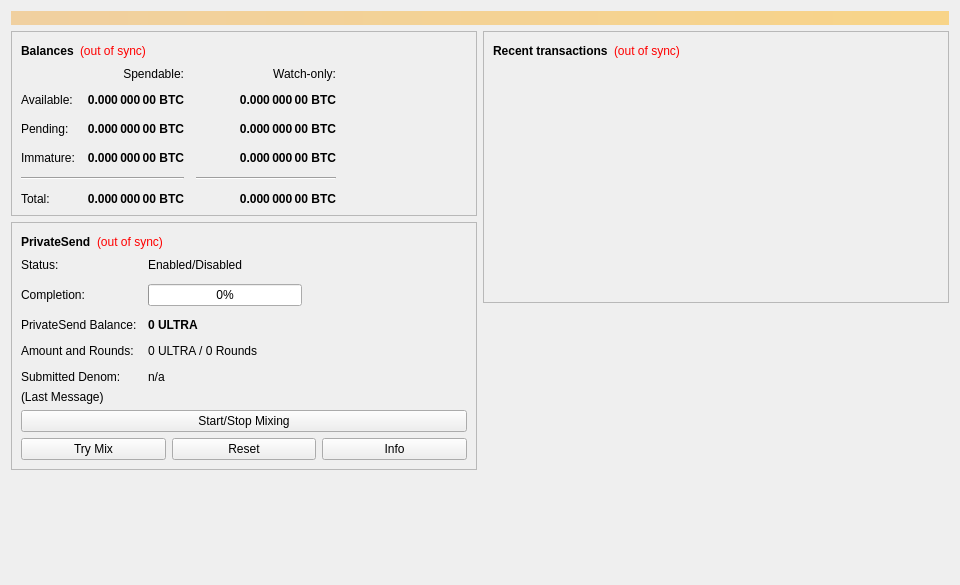
<?xml version="1.0" encoding="UTF-8"?>
<ui version="4.0">
 <class>OverviewPage</class>
 <widget class="QWidget" name="OverviewPage">
  <property name="geometry">
   <rect>
    <x>0</x>
    <y>0</y>
    <width>960</width>
    <height>585</height>
   </rect>
  </property>
  <property name="minimumSize">
   <size>
    <width>960</width>
    <height>0</height>
   </size>
  </property>
  <property name="windowTitle">
   <string>Form</string>
  </property>
  <layout class="QVBoxLayout" name="topLayout">
   <item>
    <widget class="QLabel" name="labelAlerts">
     <property name="visible">
      <bool>false</bool>
     </property>
     <property name="styleSheet">
      <string notr="true">background-color: qlineargradient(x1: 0, y1: 0, x2: 1, y2: 0, stop:0 #F0D0A0, stop:1 #F8D488); color:#000000;</string>
     </property>
     <property name="wordWrap">
      <bool>true</bool>
     </property>
     <property name="margin">
      <number>3</number>
     </property>
    </widget>
   </item>
   <item>
    <layout class="QHBoxLayout" name="horizontalLayout" stretch="1,1">
     <item>
      <layout class="QVBoxLayout" name="verticalLayout_2">
       <item>
        <widget class="QFrame" name="frame">
         <property name="frameShape">
          <enum>QFrame::StyledPanel</enum>
         </property>
         <property name="frameShadow">
          <enum>QFrame::Raised</enum>
         </property>
         <layout class="QVBoxLayout" name="verticalLayout_4">
          <item>
           <layout class="QHBoxLayout" name="horizontalLayout_4">
            <item>
             <widget class="QLabel" name="label_5">
              <property name="font">
               <font>
                <weight>75</weight>
                <bold>true</bold>
               </font>
              </property>
              <property name="text">
               <string>Balances</string>
              </property>
             </widget>
            </item>
            <item>
             <widget class="QLabel" name="labelWalletStatus">
              <property name="toolTip">
               <string>The displayed information may be out of date. Your wallet automatically synchronizes with the Ultranatum network after a connection is established, but this process has not completed yet.</string>
              </property>
              <property name="styleSheet">
               <string notr="true">QLabel { color: red; }</string>
              </property>
              <property name="text">
               <string notr="true">(out of sync)</string>
              </property>
              <property name="alignment">
               <set>Qt::AlignLeading|Qt::AlignLeft|Qt::AlignVCenter</set>
              </property>
             </widget>
            </item>
            <item>
             <spacer name="horizontalSpacer_3">
              <property name="orientation">
               <enum>Qt::Horizontal</enum>
              </property>
              <property name="sizeHint" stdset="0">
               <size>
                <width>40</width>
                <height>20</height>
               </size>
              </property>
             </spacer>
            </item>
           </layout>
          </item>
          <item>
           <layout class="QGridLayout" name="gridLayout">
            <property name="spacing">
             <number>12</number>
            </property>
            <item row="2" column="2">
             <widget class="QLabel" name="labelWatchPending">
              <property name="font">
               <font>
                <weight>75</weight>
                <bold>true</bold>
               </font>
              </property>
              <property name="cursor">
               <cursorShape>IBeamCursor</cursorShape>
              </property>
              <property name="toolTip">
               <string>Unconfirmed transactions to watch-only addresses</string>
              </property>
              <property name="text">
               <string notr="true">0.000 000 00 BTC</string>
              </property>
              <property name="alignment">
               <set>Qt::AlignRight|Qt::AlignTrailing|Qt::AlignVCenter</set>
              </property>
              <property name="textInteractionFlags">
               <set>Qt::LinksAccessibleByMouse|Qt::TextSelectableByKeyboard|Qt::TextSelectableByMouse</set>
              </property>
             </widget>
            </item>
            <item row="2" column="1">
             <widget class="QLabel" name="labelUnconfirmed">
              <property name="font">
               <font>
                <weight>75</weight>
                <bold>true</bold>
               </font>
              </property>
              <property name="cursor">
               <cursorShape>IBeamCursor</cursorShape>
              </property>
              <property name="toolTip">
               <string>Total of transactions that have yet to be confirmed, and do not yet count toward the spendable balance</string>
              </property>
              <property name="text">
               <string notr="true">0.000 000 00 BTC</string>
              </property>
              <property name="alignment">
               <set>Qt::AlignRight|Qt::AlignTrailing|Qt::AlignVCenter</set>
              </property>
              <property name="textInteractionFlags">
               <set>Qt::LinksAccessibleByMouse|Qt::TextSelectableByKeyboard|Qt::TextSelectableByMouse</set>
              </property>
             </widget>
            </item>
            <item row="3" column="2">
             <widget class="QLabel" name="labelWatchImmature">
              <property name="font">
               <font>
                <weight>75</weight>
                <bold>true</bold>
               </font>
              </property>
              <property name="cursor">
               <cursorShape>IBeamCursor</cursorShape>
              </property>
              <property name="toolTip">
               <string>Mined balance in watch-only addresses that has not yet matured</string>
              </property>
              <property name="text">
               <string notr="true">0.000 000 00 BTC</string>
              </property>
              <property name="alignment">
               <set>Qt::AlignRight|Qt::AlignTrailing|Qt::AlignVCenter</set>
              </property>
              <property name="textInteractionFlags">
               <set>Qt::LinksAccessibleByMouse|Qt::TextSelectableByKeyboard|Qt::TextSelectableByMouse</set>
              </property>
             </widget>
            </item>
            <item row="4" column="0" colspan="2">
             <widget class="Line" name="lineSpendableBalance">
              <property name="orientation">
               <enum>Qt::Horizontal</enum>
              </property>
             </widget>
            </item>
            <item row="4" column="2">
             <widget class="Line" name="lineWatchBalance">
              <property name="sizePolicy">
               <sizepolicy hsizetype="Preferred" vsizetype="Fixed">
                <horstretch>0</horstretch>
                <verstretch>0</verstretch>
               </sizepolicy>
              </property>
              <property name="minimumSize">
               <size>
                <width>140</width>
                <height>0</height>
               </size>
              </property>
              <property name="orientation">
               <enum>Qt::Horizontal</enum>
              </property>
             </widget>
            </item>
            <item row="5" column="0">
             <widget class="QLabel" name="labelTotalText">
              <property name="text">
               <string>Total:</string>
              </property>
             </widget>
            </item>
            <item row="3" column="1">
             <widget class="QLabel" name="labelImmature">
              <property name="font">
               <font>
                <weight>75</weight>
                <bold>true</bold>
               </font>
              </property>
              <property name="cursor">
               <cursorShape>IBeamCursor</cursorShape>
              </property>
              <property name="toolTip">
               <string>Mined balance that has not yet matured</string>
              </property>
              <property name="text">
               <string notr="true">0.000 000 00 BTC</string>
              </property>
              <property name="alignment">
               <set>Qt::AlignRight|Qt::AlignTrailing|Qt::AlignVCenter</set>
              </property>
              <property name="textInteractionFlags">
               <set>Qt::LinksAccessibleByMouse|Qt::TextSelectableByKeyboard|Qt::TextSelectableByMouse</set>
              </property>
             </widget>
            </item>
            <item row="2" column="3">
             <spacer name="horizontalSpacer_2">
              <property name="orientation">
               <enum>Qt::Horizontal</enum>
              </property>
              <property name="sizeHint" stdset="0">
               <size>
                <width>40</width>
                <height>20</height>
               </size>
              </property>
             </spacer>
            </item>
            <item row="3" column="0">
             <widget class="QLabel" name="labelImmatureText">
              <property name="text">
               <string>Immature:</string>
              </property>
             </widget>
            </item>
            <item row="5" column="1">
             <widget class="QLabel" name="labelTotal">
              <property name="font">
               <font>
                <weight>75</weight>
                <bold>true</bold>
               </font>
              </property>
              <property name="cursor">
               <cursorShape>IBeamCursor</cursorShape>
              </property>
              <property name="toolTip">
               <string>Your current total balance</string>
              </property>
              <property name="text">
               <string notr="true">0.000 000 00 BTC</string>
              </property>
              <property name="alignment">
               <set>Qt::AlignRight|Qt::AlignTrailing|Qt::AlignVCenter</set>
              </property>
              <property name="textInteractionFlags">
               <set>Qt::LinksAccessibleByMouse|Qt::TextSelectableByKeyboard|Qt::TextSelectableByMouse</set>
              </property>
             </widget>
            </item>
            <item row="5" column="2">
             <widget class="QLabel" name="labelWatchTotal">
              <property name="font">
               <font>
                <weight>75</weight>
                <bold>true</bold>
               </font>
              </property>
              <property name="cursor">
               <cursorShape>IBeamCursor</cursorShape>
              </property>
              <property name="toolTip">
               <string>Current total balance in watch-only addresses</string>
              </property>
              <property name="text">
               <string notr="true">0.000 000 00 BTC</string>
              </property>
              <property name="alignment">
               <set>Qt::AlignRight|Qt::AlignTrailing|Qt::AlignVCenter</set>
              </property>
              <property name="textInteractionFlags">
               <set>Qt::LinksAccessibleByMouse|Qt::TextSelectableByKeyboard|Qt::TextSelectableByMouse</set>
              </property>
             </widget>
            </item>
            <item row="0" column="2">
             <widget class="QLabel" name="labelWatchonly">
              <property name="text">
               <string>Watch-only:</string>
              </property>
              <property name="alignment">
               <set>Qt::AlignRight|Qt::AlignTrailing|Qt::AlignVCenter</set>
              </property>
             </widget>
            </item>
            <item row="1" column="0">
             <widget class="QLabel" name="labelBalanceText">
              <property name="text">
               <string>Available:</string>
              </property>
             </widget>
            </item>
            <item row="1" column="1">
             <widget class="QLabel" name="labelBalance">
              <property name="font">
               <font>
                <weight>75</weight>
                <bold>true</bold>
               </font>
              </property>
              <property name="cursor">
               <cursorShape>IBeamCursor</cursorShape>
              </property>
              <property name="toolTip">
               <string>Your current spendable balance</string>
              </property>
              <property name="text">
               <string notr="true">0.000 000 00 BTC</string>
              </property>
              <property name="alignment">
               <set>Qt::AlignRight|Qt::AlignTrailing|Qt::AlignVCenter</set>
              </property>
              <property name="textInteractionFlags">
               <set>Qt::LinksAccessibleByMouse|Qt::TextSelectableByKeyboard|Qt::TextSelectableByMouse</set>
              </property>
             </widget>
            </item>
            <item row="1" column="2">
             <widget class="QLabel" name="labelWatchAvailable">
              <property name="font">
               <font>
                <weight>75</weight>
                <bold>true</bold>
               </font>
              </property>
              <property name="cursor">
               <cursorShape>IBeamCursor</cursorShape>
              </property>
              <property name="toolTip">
               <string>Your current balance in watch-only addresses</string>
              </property>
              <property name="text">
               <string notr="true">0.000 000 00 BTC</string>
              </property>
              <property name="alignment">
               <set>Qt::AlignRight|Qt::AlignTrailing|Qt::AlignVCenter</set>
              </property>
              <property name="textInteractionFlags">
               <set>Qt::LinksAccessibleByMouse|Qt::TextSelectableByKeyboard|Qt::TextSelectableByMouse</set>
              </property>
             </widget>
            </item>
            <item row="2" column="0">
             <widget class="QLabel" name="labelPendingText">
              <property name="text">
               <string>Pending:</string>
              </property>
             </widget>
            </item>
            <item row="0" column="1">
             <widget class="QLabel" name="labelSpendable">
              <property name="text">
               <string>Spendable:</string>
              </property>
              <property name="alignment">
               <set>Qt::AlignRight|Qt::AlignTrailing|Qt::AlignVCenter</set>
              </property>
             </widget>
            </item>
           </layout>
          </item>
         </layout>
        </widget>
       </item>
       <item>
        <widget class="QFrame" name="framePrivateSend">
         <property name="layoutDirection">
          <enum>Qt::LeftToRight</enum>
         </property>
         <property name="frameShape">
          <enum>QFrame::StyledPanel</enum>
         </property>
         <property name="frameShadow">
          <enum>QFrame::Raised</enum>
         </property>
         <layout class="QVBoxLayout" name="VerticalLayout_PS1">
          <item>
           <layout class="QHBoxLayout" name="horizontalLayout_5">
            <item>
             <widget class="QLabel" name="labelPrivateSendHeader">
              <property name="font">
               <font>
                <weight>75</weight>
                <bold>true</bold>
               </font>
              </property>
              <property name="text">
               <string>PrivateSend</string>
              </property>
             </widget>
            </item>
            <item>
             <widget class="QLabel" name="labelPrivateSendSyncStatus">
              <property name="toolTip">
               <string>The displayed information may be out of date. Your wallet automatically synchronizes with the Ultranatum network after a connection is established, but this process has not completed yet.</string>
              </property>
              <property name="styleSheet">
               <string notr="true">QLabel { color: red; }</string>
              </property>
              <property name="text">
               <string notr="true">(out of sync)</string>
              </property>
              <property name="alignment">
               <set>Qt::AlignLeading|Qt::AlignLeft|Qt::AlignVCenter</set>
              </property>
             </widget>
            </item>
            <item>
             <spacer name="horizontalSpacer_4">
              <property name="orientation">
               <enum>Qt::Horizontal</enum>
              </property>
              <property name="sizeHint" stdset="0">
               <size>
                <width>40</width>
                <height>20</height>
               </size>
              </property>
             </spacer>
            </item>
           </layout>
          </item>
          <item>
           <layout class="QFormLayout" name="privateSendFormLayout">
            <property name="fieldGrowthPolicy">
             <enum>QFormLayout::AllNonFixedFieldsGrow</enum>
            </property>
            <property name="horizontalSpacing">
             <number>11</number>
            </property>
            <property name="verticalSpacing">
             <number>12</number>
            </property>
            <item row="0" column="0">
             <widget class="QLabel" name="labelPrivateSendEnabledText">
              <property name="text">
               <string>Status:</string>
              </property>
             </widget>
            </item>
            <item row="0" column="1">
             <widget class="QLabel" name="labelPrivateSendEnabled">
              <property name="text">
               <string>Enabled/Disabled</string>
              </property>
             </widget>
            </item>
            <item row="1" column="0">
             <widget class="QLabel" name="labelCompletitionText">
              <property name="text">
               <string>Completion:</string>
              </property>
             </widget>
            </item>
            <item row="1" column="1">
             <widget class="QProgressBar" name="privateSendProgress">
              <property name="maximumSize">
               <size>
                <width>154</width>
                <height>16777215</height>
               </size>
              </property>
              <property name="value">
               <number>0</number>
              </property>
             </widget>
            </item>
            <item row="2" column="0">
             <widget class="QLabel" name="labelAnonymizedText">
              <property name="text">
               <string>PrivateSend Balance:</string>
              </property>
             </widget>
            </item>
            <item row="2" column="1">
             <widget class="QLabel" name="labelAnonymized">
              <property name="font">
               <font>
                <weight>75</weight>
                <bold>true</bold>
               </font>
              </property>
              <property name="text">
               <string notr="true">0 ULTRA</string>
              </property>
             </widget>
            </item>
            <item row="3" column="0">
             <widget class="QLabel" name="labelAmountAndRoundsText">
              <property name="text">
               <string>Amount and Rounds:</string>
              </property>
             </widget>
            </item>
            <item row="3" column="1">
             <widget class="QLabel" name="labelAmountRounds">
              <property name="text">
               <string>0 ULTRA / 0 Rounds</string>
              </property>
             </widget>
            </item>
            <item row="4" column="0">
             <widget class="QLabel" name="labelSubmittedDenomText">
              <property name="text">
               <string>Submitted Denom:</string>
              </property>
             </widget>
            </item>
            <item row="4" column="1">
             <widget class="QLabel" name="labelSubmittedDenom">
              <property name="toolTip">
               <string>The denominations you submitted to the Masternode.&lt;br&gt;To mix, other users must submit the exact same denominations.</string>
              </property>
              <property name="text">
               <string>n/a</string>
              </property>
             </widget>
            </item>
           </layout>
          </item>
          <item>
           <layout class="QVBoxLayout" name="VerticalLayout_PS">
            <item>
             <widget class="QLabel" name="labelPrivateSendLastMessage">
              <property name="text">
               <string>(Last Message)</string>
              </property>
              <property name="alignment">
               <set>Qt::AlignLeading|Qt::AlignLeft|Qt::AlignTop</set>
              </property>
              <property name="wordWrap">
               <bool>true</bool>
              </property>
             </widget>
            </item>
            <item>
             <widget class="QPushButton" name="togglePrivateSend">
              <property name="sizePolicy">
               <sizepolicy hsizetype="MinimumExpanding" vsizetype="Fixed">
                <horstretch>0</horstretch>
                <verstretch>0</verstretch>
               </sizepolicy>
              </property>
              <property name="text">
               <string>Start/Stop Mixing</string>
              </property>
             </widget>
            </item>
            <item>
             <layout class="QHBoxLayout" name="horizontalLayout_debugbuttons">
              <item>
               <widget class="QPushButton" name="privateSendAuto">
                <property name="sizePolicy">
                 <sizepolicy hsizetype="MinimumExpanding" vsizetype="Fixed">
                  <horstretch>0</horstretch>
                  <verstretch>0</verstretch>
                 </sizepolicy>
                </property>
                <property name="toolTip">
                 <string>Try to manually submit a PrivateSend request.</string>
                </property>
                <property name="text">
                 <string>Try Mix</string>
                </property>
               </widget>
              </item>
              <item>
               <widget class="QPushButton" name="privateSendReset">
                <property name="sizePolicy">
                 <sizepolicy hsizetype="MinimumExpanding" vsizetype="Fixed">
                  <horstretch>0</horstretch>
                  <verstretch>0</verstretch>
                 </sizepolicy>
                </property>
                <property name="toolTip">
                 <string>Reset the current status of PrivateSend (can interrupt PrivateSend if it's in the process of Mixing, which can cost you money!)</string>
                </property>
                <property name="autoFillBackground">
                 <bool>false</bool>
                </property>
                <property name="text">
                 <string>Reset</string>
                </property>
               </widget>
              </item>
              <item>
               <widget class="QPushButton" name="privateSendInfo">
                <property name="sizePolicy">
                 <sizepolicy hsizetype="MinimumExpanding" vsizetype="Fixed">
                  <horstretch>0</horstretch>
                  <verstretch>0</verstretch>
                 </sizepolicy>
                </property>
                <property name="toolTip">
                 <string>Information about PrivateSend and Mixing</string>
                </property>
                <property name="text">
                 <string>Info</string>
                </property>
               </widget>
              </item>
             </layout>
            </item>
           </layout>
          </item>
         </layout>
        </widget>
       </item>
       <item>
        <spacer name="verticalSpacer">
         <property name="orientation">
          <enum>Qt::Vertical</enum>
         </property>
         <property name="sizeHint" stdset="0">
          <size>
           <width>20</width>
           <height>40</height>
          </size>
         </property>
        </spacer>
       </item>
      </layout>
     </item>
     <item>
      <layout class="QVBoxLayout" name="verticalLayout_3">
       <item>
        <widget class="QFrame" name="frame_2">
         <property name="frameShape">
          <enum>QFrame::StyledPanel</enum>
         </property>
         <property name="frameShadow">
          <enum>QFrame::Raised</enum>
         </property>
         <layout class="QVBoxLayout" name="verticalLayout">
          <item>
           <layout class="QHBoxLayout" name="horizontalLayout_2">
            <item>
             <widget class="QLabel" name="label_4">
              <property name="font">
               <font>
                <weight>75</weight>
                <bold>true</bold>
               </font>
              </property>
              <property name="text">
               <string>Recent transactions</string>
              </property>
             </widget>
            </item>
            <item>
             <widget class="QLabel" name="labelTransactionsStatus">
              <property name="toolTip">
               <string>The displayed information may be out of date. Your wallet automatically synchronizes with the Ultranatum network after a connection is established, but this process has not completed yet.</string>
              </property>
              <property name="styleSheet">
               <string notr="true">QLabel { color: red; }</string>
              </property>
              <property name="text">
               <string notr="true">(out of sync)</string>
              </property>
              <property name="alignment">
               <set>Qt::AlignLeading|Qt::AlignLeft|Qt::AlignVCenter</set>
              </property>
             </widget>
            </item>
            <item>
             <spacer name="horizontalSpacer">
              <property name="orientation">
               <enum>Qt::Horizontal</enum>
              </property>
              <property name="sizeHint" stdset="0">
               <size>
                <width>40</width>
                <height>20</height>
               </size>
              </property>
             </spacer>
            </item>
           </layout>
          </item>
          <item>
           <widget class="QListView" name="listTransactions">
            <property name="styleSheet">
             <string notr="true">QListView { background: transparent; }</string>
            </property>
            <property name="frameShape">
             <enum>QFrame::NoFrame</enum>
            </property>
            <property name="verticalScrollBarPolicy">
             <enum>Qt::ScrollBarAlwaysOff</enum>
            </property>
            <property name="horizontalScrollBarPolicy">
             <enum>Qt::ScrollBarAlwaysOff</enum>
            </property>
            <property name="selectionMode">
             <enum>QAbstractItemView::NoSelection</enum>
            </property>
           </widget>
          </item>
         </layout>
        </widget>
       </item>
       <item>
        <spacer name="verticalSpacer_2">
         <property name="orientation">
          <enum>Qt::Vertical</enum>
         </property>
         <property name="sizeHint" stdset="0">
          <size>
           <width>20</width>
           <height>40</height>
          </size>
         </property>
        </spacer>
       </item>
      </layout>
     </item>
    </layout>
   </item>
  </layout>
 </widget>
 <resources/>
 <connections/>
</ui>
